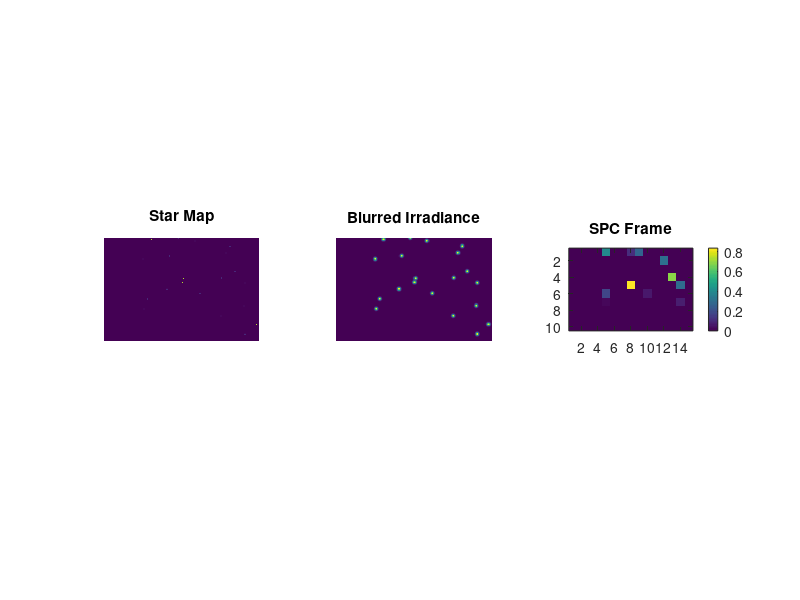

Reproduce this figure in MATLAB.
% Parameters
H = 200; W = 300;           % Star map size (pixels)
Nstars = 20;                % Number of stars (illuminated pixels)
starAmp = 1;                % Peak amplitude of a star
psfSigma = 2;               % PSF std dev (pixels) representing FoV blur
apertureRadius = 5;         % Aperture radius (pixels) of SPC collection
spcRows = 10; spcCols = 15; % SPC frame size (number of scan positions)

% 1) Make star map (sparse bright pixels with small random jitter)
rng(0);
starMap = zeros(H,W);
idx = randperm(H*W, Nstars);
starMap(idx) = starAmp;

% Optionally give tiny finite size to stars (not strictly single pixels)
starMap = imgaussfilt(starMap, 0.5);

% 2) PSF (Gaussian) models FoV blur from mirror pointing
psfSize = ceil(psfSigma*6);
psf = fspecial('gaussian', psfSize, psfSigma); % sums to 1

% 3) Convolve star map with PSF -> blurred irradiance on sensor
irradiance = conv2(starMap, psf, 'same');

% 4) Aperture kernel: models how much each mirror pointing integrates
aperture = fspecial('disk', apertureRadius) > 0; % binary disk
% normalize if you want average rather than sum:
% aperture = aperture / sum(aperture(:));

% 5) Precompute integrated signal for every pixel center by convolving
integratedMap = conv2(irradiance, aperture, 'same');

% 6) Define SPC scan grid (mirror scan positions) across the star map
% evenly spaced centers in image coordinates
xCenters = linspace(1, W, spcCols);
yCenters = linspace(1, H, spcRows);
[XC, YC] = meshgrid(xCenters, yCenters);

% 7) Sample the integratedMap at the scan centers to form SPC frame
spcFrame = interp2(1:W, 1:H, integratedMap, XC, YC, 'linear', 0);

% Visualization
figure;
subplot(1,3,1); imagesc(starMap); axis image off; title('Star Map');
subplot(1,3,2); imagesc(irradiance); axis image off; title('Blurred Irradiance');
subplot(1,3,3); imagesc(spcFrame); axis image; colorbar; title('SPC Frame');
